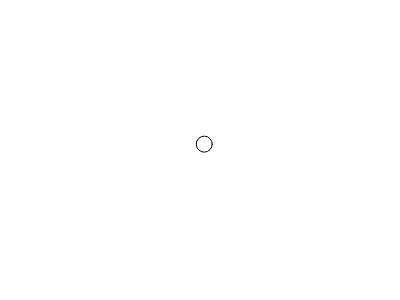
Frame 1 (no input)
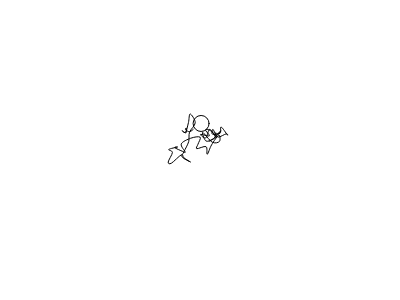
Frame 60 (no input)
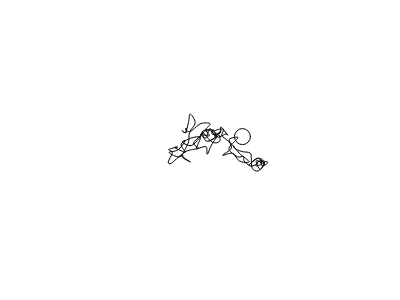
Frame 120 (the mouse pressed at the canvas centre since frame 60)

The p5.js sketch that drew these frames (run headless with seeded random() and noise() and a simulated clock; from frame 60 on, the mouse is pressed at the canvas centre):

// p5.js sketch
// ── sketch.js
// The Nature of Code
// Daniel Shiffman
// http://natureofcode.com

let w;

function setup() {
  createCanvas(400, 300);
  // Create a walker object
  w = new Walker();
}

function draw() {
  background(255);

  // Run the walker object
  w.step();
  w.render();
}


// ── walker.js
// The Nature of Code
// Daniel Shiffman
// http://natureofcode.com

// A random walker object!

class Walker {  
    constructor() {
      this.position = createVector(width/2, height/2);
      this.history = [];
    }
  
    render() {
      stroke(0);
      beginShape();
      for (let v of this.history) {
        curveVertex(v.x, v.y);
      }
      endShape();
  
      noFill();
      stroke(0);
      ellipse(this.position.x, this.position.y, 16, 16);
    }
  
    // Randomly move up, down, left, right, or stay in one place
    step() {
  
      this.position.x += random(-10, 10);
      this.position.y += random(-10, 10);
  
  
      this.position.x = constrain(this.position.x, 0, width-1);
      this.position.y = constrain(this.position.y, 0, height-1);
  
      this.history.push(this.position.copy());
    }
  }
  
  
